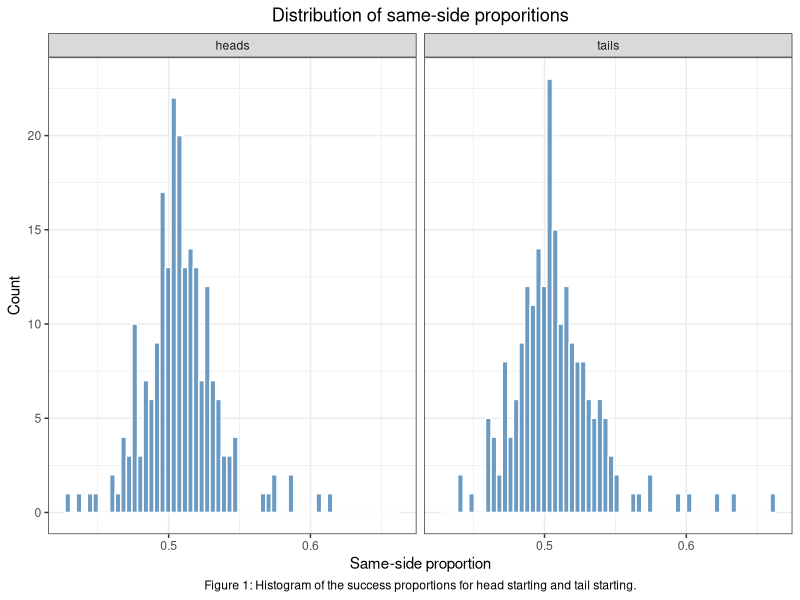
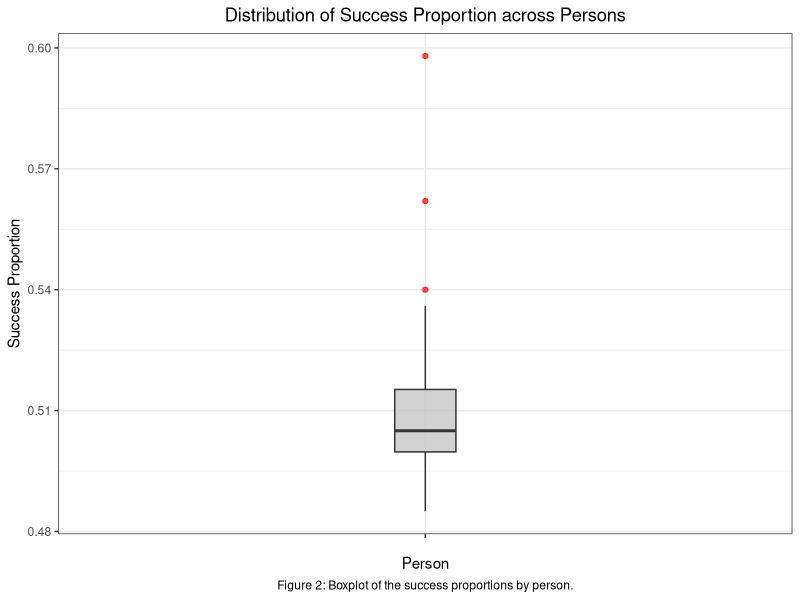
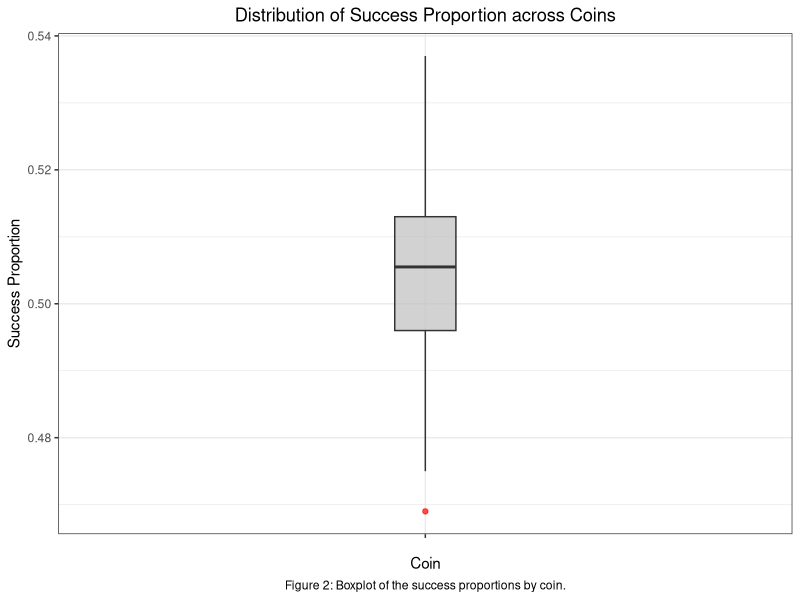
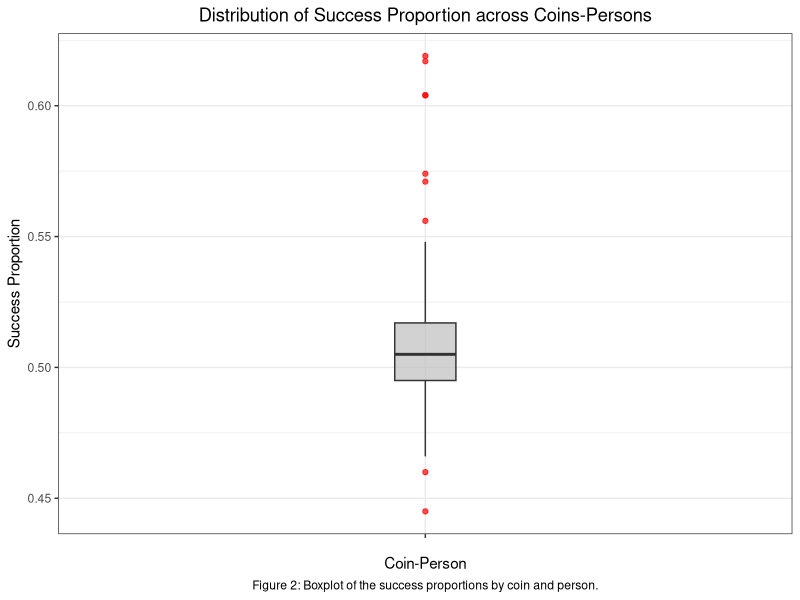

The R script that drew these images, in order:
## ---- chunk 1
#| label: "Read the data"
#| echo: false
#| message: false 
#| warning: false
#| error: false

library(ggplot2)
library(dplyr)
library(stringr)
set.seed(12345)

df <- read.csv("data-agg.csv",header=T)
n <- nrow(df)
df1 <- df[,-c(2,4)] # heads to heads
df2 <- df[,-c(1,3)] # tails to heads
df2[,1] <- df2[,2]-df2[,1] # tails to tails 
names(df1) <- names(df2) <- c("y","m","person","coin") 
start <- rep(c("heads","tails"),c(n,n))
df <- rbind(df1,df2)
df$person <- factor(df$person) 
df$coin <- factor(df$coin)
df$start <- factor(start) 

head(df)
head(df1)
head(df2)
## ---- chunk 2
#| label: "Global analysis"
#| echo: false
#| message: false 
#| warning: false
#| error: false

### Quick overview of data

num_persons <- length(unique(df$person))
num_coins <- length(unique(df$coin))

cat("Number of persons:", num_persons, "\n")
cat("Number of coins:", num_coins, "\n")

### Histogram of proportions
df$success <- df$y / df$m
df_heads <- subset(df, start == "heads")
df_tails <- subset(df, start == "tails")

caption_p_general <- str_wrap("Figure 1: Histogram of the success proportions for head starting and tail starting.", width = 85)

p_general <- ggplot(df, aes(x = success)) +
  geom_histogram(bins = 60, fill = "steelblue", color = "white", alpha = 0.8) +
  facet_wrap(~ start, ncol = 2) +
  labs(
    title = "Distribution of same-side proporitions",
    x = "Same-side proportion",
    y = "Count",
    caption = caption_p_general,
  ) +
  theme_bw() + 
  theme(
    plot.title = element_text(hjust = 0.5),   
    plot.caption = element_text(hjust = 0.5),      
    legend.title = element_text(hjust = 0.5),   
    legend.text = element_text(hjust = 0.5)     
  )

print(p_general)
## ---- chunk 3
#| label: "Analysis by person"
#| echo: false
#| message: false 
#| warning: false
#| error: false


### (a) Summary of total flips and success by person
person_summary <- df %>%
  group_by(person) %>%
  summarize(
    total_flips = sum(m),
    mean_success = round(mean(success, na.rm = TRUE), 3),
    .groups = "drop"
  ) %>%
  arrange(mean_success)

print(person_summary)


### (b) Boxplot by person
caption_p_person = str_wrap("Figure 2: Boxplot of the success proportions by person.", width = 85)

p_person <- ggplot(person_summary, aes(x = "", y = mean_success)) +
  geom_boxplot(
    width = 0.1,
    fill = "grey",
    alpha = 0.7,
    outlier.color = "red"
  ) +
  labs(
    title   = "Distribution of Success Proportion across Persons",
    x = "Person",
    y       = "Success Proportion",
    caption = caption_p_person
  ) +
  theme_bw() + 
  theme(
    plot.title = element_text(hjust = 0.5),   
    plot.caption = element_text(hjust = 0.5),      
    legend.title = element_text(hjust = 0.5),   
    legend.text = element_text(hjust = 0.5)     
  )

print(p_person)
## ---- chunk 4
#| label: "Analysis by person"
#| echo: false
#| message: false 
#| warning: false
#| error: false


### (a) Summary of total flips and success by person
coin_summary <- df %>%
  group_by(coin) %>%
  summarize(
    total_flips = sum(m),
    mean_success = round(mean(success, na.rm = TRUE), 3),
    .groups = "drop"
  ) %>%
  arrange(mean_success)

print(coin_summary)


### (b) Boxplot by person
caption_p_coin = str_wrap("Figure 2: Boxplot of the success proportions by coin.", width = 85)

p_coin <- ggplot(coin_summary, aes(x = "", y = mean_success)) +
  geom_boxplot(
    width = 0.1,
    fill = "grey",
    alpha = 0.7,
    outlier.color = "red"
  ) +
  labs(
    title   = "Distribution of Success Proportion across Coins",
    x = "Coin",
    y       = "Success Proportion",
    caption = caption_p_coin
  ) +
  theme_bw() + 
  theme(
    plot.title = element_text(hjust = 0.5),   
    plot.caption = element_text(hjust = 0.5),      
    legend.title = element_text(hjust = 0.5),   
    legend.text = element_text(hjust = 0.5)     
  )

print(p_coin)
## ---- chunk 5
#| label: "Analysis by person-coin"
#| echo: false
#| message: false 
#| warning: false
#| error: false

person_coin_summary <- df %>%
  group_by(person, coin) %>%
  summarize(
    total_flips = sum(m),
    mean_success = round(mean(success, na.rm = TRUE), 3),
    .groups = "drop"
  ) %>%
  arrange(mean_success)  

print(person_coin_summary)


### (b) Boxplot by person
caption_p_person_coin = str_wrap("Figure 2: Boxplot of the success proportions by coin and person.", width = 85)

p_person_coin <- ggplot(person_coin_summary, aes(x = "", y = mean_success)) +
  geom_boxplot(
    width = 0.1,
    fill = "grey",
    alpha = 0.7,
    outlier.color = "red"
  ) +
  labs(
    title   = "Distribution of Success Proportion across Coins-Persons",
    x = "Coin-Person",
    y       = "Success Proportion",
    caption = caption_p_person_coin
  ) +
  theme_bw() + 
  theme(
    plot.title = element_text(hjust = 0.5),   
    plot.caption = element_text(hjust = 0.5),      
    legend.title = element_text(hjust = 0.5),   
    legend.text = element_text(hjust = 0.5)     
  )

print(p_person_coin)
